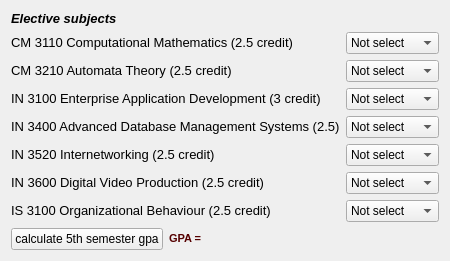
  <widget class="QWidget" name="layoutWidget">
   <property name="geometry">
    <rect>
     <x>10</x>
     <y>280</y>
     <width>419</width>
     <height>237</height>
    </rect>
   </property>
   <layout class="QVBoxLayout" name="verticalLayout_5">
    <item>
     <widget class="QLabel" name="label_7">
      <property name="text">
       <string>&lt;!DOCTYPE HTML PUBLIC &quot;-//W3C//DTD HTML 4.0//EN&quot; &quot;http://www.w3.org/TR/REC-html40/strict.dtd&quot;&gt;
&lt;html&gt;&lt;head&gt;&lt;meta name=&quot;qrichtext&quot; content=&quot;1&quot; /&gt;&lt;style type=&quot;text/css&quot;&gt;
p, li { white-space: pre-wrap; }
&lt;/style&gt;&lt;/head&gt;&lt;body style=&quot; font-family:'MS Shell Dlg 2'; font-size:8.25pt; font-weight:400; font-style:normal;&quot;&gt;
&lt;p style=&quot; margin-top:0px; margin-bottom:0px; margin-left:0px; margin-right:0px; -qt-block-indent:0; text-indent:0px;&quot;&gt;&lt;span style=&quot; font-size:10pt; font-weight:600; font-style:italic;&quot;&gt;Elective subjects&lt;/span&gt;&lt;/p&gt;&lt;/body&gt;&lt;/html&gt;</string>
      </property>
     </widget>
    </item>
    <item>
     <layout class="QVBoxLayout" name="verticalLayout_7">
      <item>
       <layout class="QHBoxLayout" name="horizontalLayout_5">
        <item>
         <layout class="QVBoxLayout" name="verticalLayout_3">
          <item>
           <widget class="QLabel" name="label_52">
            <property name="text">
             <string>&lt;!DOCTYPE HTML PUBLIC &quot;-//W3C//DTD HTML 4.0//EN&quot; &quot;http://www.w3.org/TR/REC-html40/strict.dtd&quot;&gt;
&lt;html&gt;&lt;head&gt;&lt;meta name=&quot;qrichtext&quot; content=&quot;1&quot; /&gt;&lt;style type=&quot;text/css&quot;&gt;
p, li { white-space: pre-wrap; }
&lt;/style&gt;&lt;/head&gt;&lt;body style=&quot; font-family:'MS Shell Dlg 2'; font-size:8.25pt; font-weight:400; font-style:normal;&quot;&gt;
&lt;p style=&quot; margin-top:0px; margin-bottom:0px; margin-left:0px; margin-right:0px; -qt-block-indent:0; text-indent:0px;&quot;&gt;&lt;span style=&quot; font-size:10pt;&quot;&gt;CM 3110 Computational Mathematics (2.5 credit)&lt;/span&gt;&lt;/p&gt;&lt;/body&gt;&lt;/html&gt;</string>
            </property>
           </widget>
          </item>
          <item>
           <widget class="QLabel" name="label_53">
            <property name="text">
             <string>&lt;!DOCTYPE HTML PUBLIC &quot;-//W3C//DTD HTML 4.0//EN&quot; &quot;http://www.w3.org/TR/REC-html40/strict.dtd&quot;&gt;
&lt;html&gt;&lt;head&gt;&lt;meta name=&quot;qrichtext&quot; content=&quot;1&quot; /&gt;&lt;style type=&quot;text/css&quot;&gt;
p, li { white-space: pre-wrap; }
&lt;/style&gt;&lt;/head&gt;&lt;body style=&quot; font-family:'MS Shell Dlg 2'; font-size:8.25pt; font-weight:400; font-style:normal;&quot;&gt;
&lt;p style=&quot; margin-top:0px; margin-bottom:0px; margin-left:0px; margin-right:0px; -qt-block-indent:0; text-indent:0px;&quot;&gt;&lt;span style=&quot; font-size:10pt;&quot;&gt;CM 3210 Automata Theory (2.5 credit)&lt;/span&gt;&lt;/p&gt;&lt;/body&gt;&lt;/html&gt;</string>
            </property>
           </widget>
          </item>
          <item>
           <widget class="QLabel" name="label_54">
            <property name="text">
             <string>&lt;!DOCTYPE HTML PUBLIC &quot;-//W3C//DTD HTML 4.0//EN&quot; &quot;http://www.w3.org/TR/REC-html40/strict.dtd&quot;&gt;
&lt;html&gt;&lt;head&gt;&lt;meta name=&quot;qrichtext&quot; content=&quot;1&quot; /&gt;&lt;style type=&quot;text/css&quot;&gt;
p, li { white-space: pre-wrap; }
&lt;/style&gt;&lt;/head&gt;&lt;body style=&quot; font-family:'MS Shell Dlg 2'; font-size:8.25pt; font-weight:400; font-style:normal;&quot;&gt;
&lt;p style=&quot; margin-top:0px; margin-bottom:0px; margin-left:0px; margin-right:0px; -qt-block-indent:0; text-indent:0px;&quot;&gt;&lt;span style=&quot; font-size:10pt;&quot;&gt;IN 3100 Enterprise Application Development (3 credit)&lt;/span&gt;&lt;/p&gt;&lt;/body&gt;&lt;/html&gt;</string>
            </property>
           </widget>
          </item>
          <item>
           <widget class="QLabel" name="label_55">
            <property name="text">
             <string>&lt;!DOCTYPE HTML PUBLIC &quot;-//W3C//DTD HTML 4.0//EN&quot; &quot;http://www.w3.org/TR/REC-html40/strict.dtd&quot;&gt;
&lt;html&gt;&lt;head&gt;&lt;meta name=&quot;qrichtext&quot; content=&quot;1&quot; /&gt;&lt;style type=&quot;text/css&quot;&gt;
p, li { white-space: pre-wrap; }
&lt;/style&gt;&lt;/head&gt;&lt;body style=&quot; font-family:'MS Shell Dlg 2'; font-size:8.25pt; font-weight:400; font-style:normal;&quot;&gt;
&lt;p style=&quot; margin-top:0px; margin-bottom:0px; margin-left:0px; margin-right:0px; -qt-block-indent:0; text-indent:0px;&quot;&gt;&lt;span style=&quot; font-size:10pt;&quot;&gt;IN 3400 Advanced Database Management Systems (2.5)&lt;/span&gt;&lt;/p&gt;&lt;/body&gt;&lt;/html&gt;</string>
            </property>
           </widget>
          </item>
          <item>
           <widget class="QLabel" name="label_56">
            <property name="text">
             <string>&lt;!DOCTYPE HTML PUBLIC &quot;-//W3C//DTD HTML 4.0//EN&quot; &quot;http://www.w3.org/TR/REC-html40/strict.dtd&quot;&gt;
&lt;html&gt;&lt;head&gt;&lt;meta name=&quot;qrichtext&quot; content=&quot;1&quot; /&gt;&lt;style type=&quot;text/css&quot;&gt;
p, li { white-space: pre-wrap; }
&lt;/style&gt;&lt;/head&gt;&lt;body style=&quot; font-family:'MS Shell Dlg 2'; font-size:8.25pt; font-weight:400; font-style:normal;&quot;&gt;
&lt;p style=&quot; margin-top:0px; margin-bottom:0px; margin-left:0px; margin-right:0px; -qt-block-indent:0; text-indent:0px;&quot;&gt;&lt;span style=&quot; font-size:10pt;&quot;&gt;IN 3520 Internetworking (2.5 credit)&lt;/span&gt;&lt;/p&gt;&lt;/body&gt;&lt;/html&gt;</string>
            </property>
           </widget>
          </item>
          <item>
           <widget class="QLabel" name="label_57">
            <property name="text">
             <string>&lt;!DOCTYPE HTML PUBLIC &quot;-//W3C//DTD HTML 4.0//EN&quot; &quot;http://www.w3.org/TR/REC-html40/strict.dtd&quot;&gt;
&lt;html&gt;&lt;head&gt;&lt;meta name=&quot;qrichtext&quot; content=&quot;1&quot; /&gt;&lt;style type=&quot;text/css&quot;&gt;
p, li { white-space: pre-wrap; }
&lt;/style&gt;&lt;/head&gt;&lt;body style=&quot; font-family:'MS Shell Dlg 2'; font-size:8.25pt; font-weight:400; font-style:normal;&quot;&gt;
&lt;p style=&quot; margin-top:0px; margin-bottom:0px; margin-left:0px; margin-right:0px; -qt-block-indent:0; text-indent:0px;&quot;&gt;&lt;span style=&quot; font-size:10pt;&quot;&gt;IN 3600 Digital Video Production (2.5 credit)&lt;/span&gt;&lt;/p&gt;&lt;/body&gt;&lt;/html&gt;</string>
            </property>
           </widget>
          </item>
          <item>
           <widget class="QLabel" name="label_58">
            <property name="text">
             <string>&lt;!DOCTYPE HTML PUBLIC &quot;-//W3C//DTD HTML 4.0//EN&quot; &quot;http://www.w3.org/TR/REC-html40/strict.dtd&quot;&gt;
&lt;html&gt;&lt;head&gt;&lt;meta name=&quot;qrichtext&quot; content=&quot;1&quot; /&gt;&lt;style type=&quot;text/css&quot;&gt;
p, li { white-space: pre-wrap; }
&lt;/style&gt;&lt;/head&gt;&lt;body style=&quot; font-family:'MS Shell Dlg 2'; font-size:8.25pt; font-weight:400; font-style:normal;&quot;&gt;
&lt;p style=&quot; margin-top:0px; margin-bottom:0px; margin-left:0px; margin-right:0px; -qt-block-indent:0; text-indent:0px;&quot;&gt;&lt;span style=&quot; font-size:10pt;&quot;&gt;IS 3100 Organizational Behaviour (2.5 credit)&lt;/span&gt;&lt;/p&gt;&lt;/body&gt;&lt;/html&gt;</string>
            </property>
           </widget>
          </item>
         </layout>
        </item>
        <item>
         <layout class="QVBoxLayout" name="verticalLayout_6">
          <item>
           <widget class="QComboBox" name="comboBox_41">
            <item>
             <property name="text">
              <string>Not select</string>
             </property>
            </item>
            <item>
             <property name="text">
              <string>A+</string>
             </property>
            </item>
            <item>
             <property name="text">
              <string>A</string>
             </property>
            </item>
            <item>
             <property name="text">
              <string>A-</string>
             </property>
            </item>
            <item>
             <property name="text">
              <string>B+</string>
             </property>
            </item>
            <item>
             <property name="text">
              <string>B</string>
             </property>
            </item>
            <item>
             <property name="text">
              <string>B-</string>
             </property>
            </item>
            <item>
             <property name="text">
              <string>C+</string>
             </property>
            </item>
            <item>
             <property name="text">
              <string>C</string>
             </property>
            </item>
            <item>
             <property name="text">
              <string>C-</string>
             </property>
            </item>
            <item>
             <property name="text">
              <string>D</string>
             </property>
            </item>
            <item>
             <property name="text">
              <string>I</string>
             </property>
            </item>
            <item>
             <property name="text">
              <string>F</string>
             </property>
            </item>
            <item>
             <property name="text">
              <string>Not release</string>
             </property>
            </item>
           </widget>
          </item>
          <item>
           <widget class="QComboBox" name="comboBox_42">
            <item>
             <property name="text">
              <string>Not select</string>
             </property>
            </item>
            <item>
             <property name="text">
              <string>A+</string>
             </property>
            </item>
            <item>
             <property name="text">
              <string>A</string>
             </property>
            </item>
            <item>
             <property name="text">
              <string>A-</string>
             </property>
            </item>
            <item>
             <property name="text">
              <string>B+</string>
             </property>
            </item>
            <item>
             <property name="text">
              <string>B</string>
             </property>
            </item>
            <item>
             <property name="text">
              <string>B-</string>
             </property>
            </item>
            <item>
             <property name="text">
              <string>C+</string>
             </property>
            </item>
            <item>
             <property name="text">
              <string>C</string>
             </property>
            </item>
            <item>
             <property name="text">
              <string>C-</string>
             </property>
            </item>
            <item>
             <property name="text">
              <string>D</string>
             </property>
            </item>
            <item>
             <property name="text">
              <string>I</string>
             </property>
            </item>
            <item>
             <property name="text">
              <string>F</string>
             </property>
            </item>
            <item>
             <property name="text">
              <string>Not release</string>
             </property>
            </item>
           </widget>
          </item>
          <item>
           <widget class="QComboBox" name="comboBox_43">
            <item>
             <property name="text">
              <string>Not select</string>
             </property>
            </item>
            <item>
             <property name="text">
              <string>A+</string>
             </property>
            </item>
            <item>
             <property name="text">
              <string>A</string>
             </property>
            </item>
            <item>
             <property name="text">
              <string>A-</string>
             </property>
            </item>
            <item>
             <property name="text">
              <string>B+</string>
             </property>
            </item>
            <item>
             <property name="text">
              <string>B</string>
             </property>
            </item>
            <item>
             <property name="text">
              <string>B-</string>
             </property>
            </item>
            <item>
             <property name="text">
              <string>C+</string>
             </property>
            </item>
            <item>
             <property name="text">
              <string>C</string>
             </property>
            </item>
            <item>
             <property name="text">
              <string>C-</string>
             </property>
            </item>
            <item>
             <property name="text">
              <string>D</string>
             </property>
            </item>
            <item>
             <property name="text">
              <string>I</string>
             </property>
            </item>
            <item>
             <property name="text">
              <string>F</string>
             </property>
            </item>
            <item>
             <property name="text">
              <string>Not release</string>
             </property>
            </item>
           </widget>
          </item>
          <item>
           <widget class="QComboBox" name="comboBox_44">
            <item>
             <property name="text">
              <string>Not select</string>
             </property>
            </item>
            <item>
             <property name="text">
              <string>A+</string>
             </property>
            </item>
            <item>
             <property name="text">
              <string>A</string>
             </property>
            </item>
            <item>
             <property name="text">
              <string>A-</string>
             </property>
            </item>
            <item>
             <property name="text">
              <string>B+</string>
             </property>
            </item>
            <item>
             <property name="text">
              <string>B</string>
             </property>
            </item>
            <item>
             <property name="text">
              <string>B-</string>
             </property>
            </item>
            <item>
             <property name="text">
              <string>C+</string>
             </property>
            </item>
            <item>
             <property name="text">
              <string>C</string>
             </property>
            </item>
            <item>
             <property name="text">
              <string>C-</string>
             </property>
            </item>
            <item>
             <property name="text">
              <string>D</string>
             </property>
            </item>
            <item>
             <property name="text">
              <string>I</string>
             </property>
            </item>
            <item>
             <property name="text">
              <string>F</string>
             </property>
            </item>
            <item>
             <property name="text">
              <string>Not release</string>
             </property>
            </item>
           </widget>
          </item>
          <item>
           <widget class="QComboBox" name="comboBox_45">
            <item>
             <property name="text">
              <string>Not select</string>
             </property>
            </item>
            <item>
             <property name="text">
              <string>A+</string>
             </property>
            </item>
            <item>
             <property name="text">
              <string>A</string>
             </property>
            </item>
            <item>
             <property name="text">
              <string>A-</string>
             </property>
            </item>
            <item>
             <property name="text">
              <string>B+</string>
             </property>
            </item>
            <item>
             <property name="text">
              <string>B</string>
             </property>
            </item>
            <item>
             <property name="text">
              <string>B-</string>
             </property>
            </item>
            <item>
             <property name="text">
              <string>C+</string>
             </property>
            </item>
            <item>
             <property name="text">
              <string>C</string>
             </property>
            </item>
            <item>
             <property name="text">
              <string>C-</string>
             </property>
            </item>
            <item>
             <property name="text">
              <string>D</string>
             </property>
            </item>
            <item>
             <property name="text">
              <string>I</string>
             </property>
            </item>
            <item>
             <property name="text">
              <string>F</string>
             </property>
            </item>
            <item>
             <property name="text">
              <string>Not release</string>
             </property>
            </item>
           </widget>
          </item>
          <item>
           <widget class="QComboBox" name="comboBox_46">
            <item>
             <property name="text">
              <string>Not select</string>
             </property>
            </item>
            <item>
             <property name="text">
              <string>A+</string>
             </property>
            </item>
            <item>
             <property name="text">
              <string>A</string>
             </property>
            </item>
            <item>
             <property name="text">
              <string>A-</string>
             </property>
            </item>
            <item>
             <property name="text">
              <string>B+</string>
             </property>
            </item>
            <item>
             <property name="text">
              <string>B</string>
             </property>
            </item>
            <item>
             <property name="text">
              <string>B-</string>
             </property>
            </item>
            <item>
             <property name="text">
              <string>C+</string>
             </property>
            </item>
            <item>
             <property name="text">
              <string>C</string>
             </property>
            </item>
            <item>
             <property name="text">
              <string>C-</string>
             </property>
            </item>
            <item>
             <property name="text">
              <string>D</string>
             </property>
            </item>
            <item>
             <property name="text">
              <string>I</string>
             </property>
            </item>
            <item>
             <property name="text">
              <string>F</string>
             </property>
            </item>
            <item>
             <property name="text">
              <string>Not release</string>
             </property>
            </item>
           </widget>
          </item>
          <item>
           <widget class="QComboBox" name="comboBox_47">
            <item>
             <property name="text">
              <string>Not select</string>
             </property>
            </item>
            <item>
             <property name="text">
              <string>A+</string>
             </property>
            </item>
            <item>
             <property name="text">
              <string>A</string>
             </property>
            </item>
            <item>
             <property name="text">
              <string>A-</string>
             </property>
            </item>
            <item>
             <property name="text">
              <string>B+</string>
             </property>
            </item>
            <item>
             <property name="text">
              <string>B</string>
             </property>
            </item>
            <item>
             <property name="text">
              <string>B-</string>
             </property>
            </item>
            <item>
             <property name="text">
              <string>C+</string>
             </property>
            </item>
            <item>
             <property name="text">
              <string>C</string>
             </property>
            </item>
            <item>
             <property name="text">
              <string>C-</string>
             </property>
            </item>
            <item>
             <property name="text">
              <string>D</string>
             </property>
            </item>
            <item>
             <property name="text">
              <string>I</string>
             </property>
            </item>
            <item>
             <property name="text">
              <string>F</string>
             </property>
            </item>
            <item>
             <property name="text">
              <string>Not release</string>
             </property>
            </item>
           </widget>
          </item>
         </layout>
        </item>
       </layout>
      </item>
      <item>
       <layout class="QHBoxLayout" name="horizontalLayout">
        <item>
         <widget class="QPushButton" name="pushButton_7">
          <property name="text">
           <string>calculate 5th semester gpa</string>
          </property>
         </widget>
        </item>
        <item>
         <widget class="QLabel" name="label_26">
          <property name="text">
           <string>&lt;!DOCTYPE HTML PUBLIC &quot;-//W3C//DTD HTML 4.0//EN&quot; &quot;http://www.w3.org/TR/REC-html40/strict.dtd&quot;&gt;
&lt;html&gt;&lt;head&gt;&lt;meta name=&quot;qrichtext&quot; content=&quot;1&quot; /&gt;&lt;style type=&quot;text/css&quot;&gt;
p, li { white-space: pre-wrap; }
&lt;/style&gt;&lt;/head&gt;&lt;body style=&quot; font-family:'MS Shell Dlg 2'; font-size:8.25pt; font-weight:400; font-style:normal;&quot;&gt;
&lt;p style=&quot; margin-top:0px; margin-bottom:0px; margin-left:0px; margin-right:0px; -qt-block-indent:0; text-indent:0px;&quot;&gt;&lt;span style=&quot; font-size:8pt; font-weight:600; color:#550000;&quot;&gt;GPA =&lt;/span&gt;&lt;/p&gt;&lt;/body&gt;&lt;/html&gt;</string>
          </property>
         </widget>
        </item>
        <item>
         <widget class="QLabel" name="label_22">
          <property name="font">
           <font>
            <pointsize>10</pointsize>
            <weight>75</weight>
            <bold>true</bold>
           </font>
          </property>
          <property name="text">
           <string/>
          </property>
         </widget>
        </item>
        <item>
         <spacer name="horizontalSpacer">
          <property name="orientation">
           <enum>Qt::Horizontal</enum>
          </property>
          <property name="sizeHint" stdset="0">
           <size>
            <width>40</width>
            <height>20</height>
           </size>
          </property>
         </spacer>
        </item>
       </layout>
      </item>
     </layout>
    </item>
   </layout>
  </widget>
